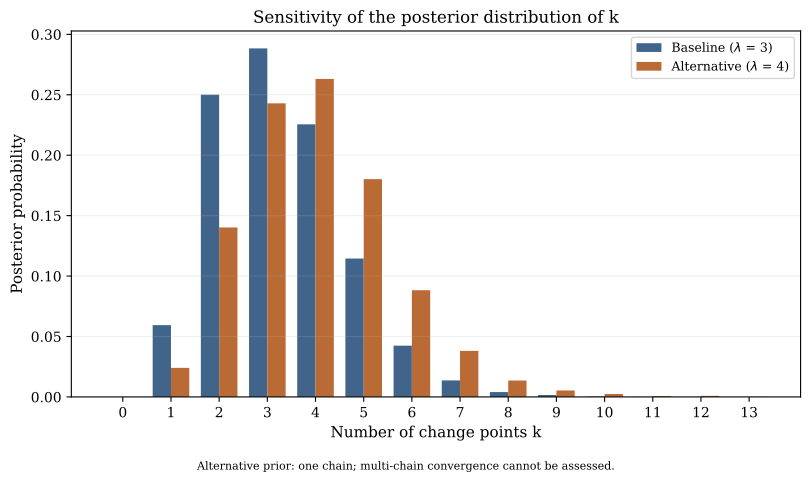

The script that drew this image:
"""Compare saved posterior draws under lambda=3 and one alternative prior."""

import csv
from pathlib import Path
import sys

sys.path.insert(0, str(Path(__file__).resolve().parents[1]))
from common import (  # noqa: E402
    ALTERNATIVE_CSV, all_draws, baseline_chains, load_chains, style,
)
import matplotlib.pyplot as plt  # noqa: E402
import numpy as np  # noqa: E402


def summary(chains, label):
    draws = all_draws(chains)
    k = np.asarray([draw.state.k for draw in draws], dtype=int)
    H = np.asarray([draw.H for draw in draws], dtype=float)
    values, counts = np.unique(k, return_counts=True)
    probabilities = dict(zip(values.tolist(), (counts / len(k)).tolist()))
    lambdas = {draw.prior_lambda for draw in draws}
    if len(lambdas) != 1:
        raise ValueError("Mixed prior values within one experiment")
    lower, upper = np.quantile(H, [0.025, 0.975])
    row = {
        "prior": label,
        "lambda": next(iter(lambdas)),
        "n_chains": len(chains),
        "n_retained_draws": len(draws),
        "posterior_mean_H": float(H.mean()),
        "H_95_percent_lower": float(lower),
        "H_95_percent_upper": float(upper),
        "posterior_mean_k": float(k.mean()),
        "posterior_mode_k": int(values[np.argmax(counts)]),
        "convergence_note": ("Five-chain diagnostics reported separately"
                             if len(chains) > 1 else
                             "One chain; no multi-chain convergence diagnostic"),
    }
    return row, probabilities


def main():
    style()
    base_chains = baseline_chains()
    alt_chains = load_chains(ALTERNATIVE_CSV)
    if list(alt_chains) != ["alternative_1"]:
        raise ValueError("Expected exactly one alternative-prior chain")
    base_row, base_mass = summary(base_chains, "baseline")
    alt_row, alt_mass = summary(alt_chains, "alternative")
    path = Path(__file__)
    with path.with_suffix(".csv").open("w", newline="", encoding="utf-8") as stream:
        writer = csv.DictWriter(stream, fieldnames=list(base_row))
        writer.writeheader()
        writer.writerows((base_row, alt_row))

    indices = np.arange(max(max(base_mass), max(alt_mass)) + 1)
    width = 0.38
    figure, axis = plt.subplots(figsize=(8.2, 4.8))
    axis.bar(indices - width / 2, [base_mass.get(int(k), 0) for k in indices],
             width=width, color="#41658a", label=f"Baseline ($\\lambda$ = {base_row['lambda']:g})")
    axis.bar(indices + width / 2, [alt_mass.get(int(k), 0) for k in indices],
             width=width, color="#ba6b35", label=f"Alternative ($\\lambda$ = {alt_row['lambda']:g})")
    axis.set(xlabel="Number of change points k", ylabel="Posterior probability",
             title="Sensitivity of the posterior distribution of k")
    axis.set_xticks(indices)
    axis.grid(axis="y", alpha=0.2)
    axis.legend()
    figure.text(0.5, 0.01,
                "Alternative prior: one chain; multi-chain convergence cannot be assessed.",
                ha="center", fontsize=8)
    figure.tight_layout(rect=(0, 0.04, 1, 1))
    figure.savefig(path.with_suffix(".pdf"))


if __name__ == "__main__":
    main()
